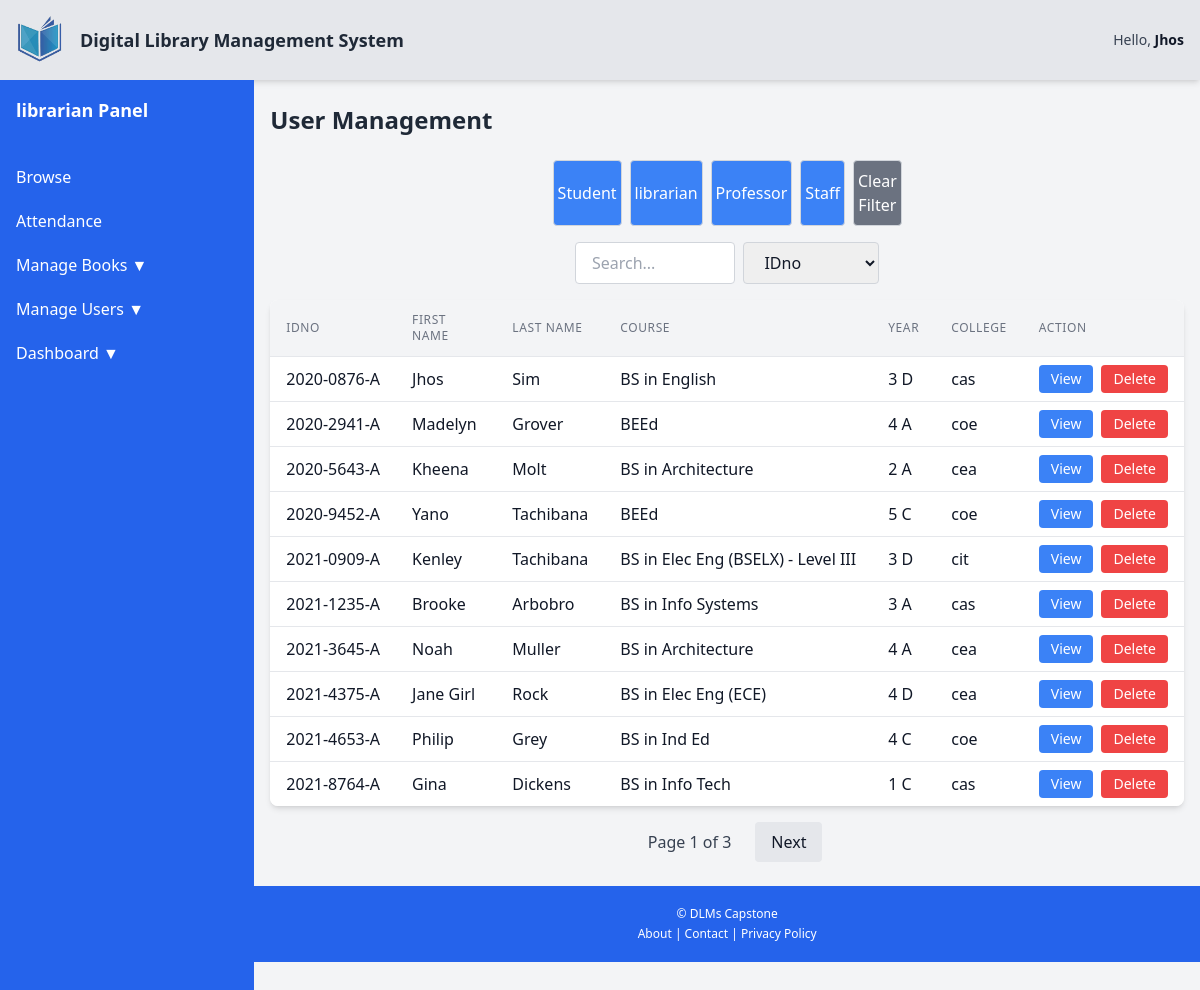
/dashboard/librarian/BrowseUser.php (signed in), run on the app's committed database.
### tables this page shows
CREATE TABLE `users_info` (
  `IDno` varchar(11) NOT NULL,
  `Fname` varchar(50) DEFAULT NULL,
  `Sname` varchar(50) DEFAULT NULL,
  `Mname` varchar(50) DEFAULT NULL,
  `Ename` varchar(50) DEFAULT NULL,
  `gender` varchar(10) DEFAULT NULL,
  `photo` varchar(255) DEFAULT NULL
);

CREATE TABLE `user_details` (
  `IDno` varchar(11) NOT NULL,
  `college` varchar(100) DEFAULT NULL,
  `course` varchar(100) DEFAULT NULL,
  `yrLVL` varchar(50) DEFAULT NULL,
  `A_LVL` varchar(11) DEFAULT NULL,
  `status` enum('active','inactive','restricted') DEFAULT NULL
);

### dashboard/config.php (called while the page is built, shortened)
<?php
$db_host = 'localhost';
$db_username = 'root';
$db_password = '';
$db_name = 'dlms';
$conn = mysqli_connect($db_host, $db_username, $db_password, $db_name);
$idno = isset($_SESSION['admin']) ? $_SESSION['admin']['IDno'] :
       (isset($_SESSION['student']) ? $_SESSION['student']['IDno'] : $_SESSION['librarian']['IDno']);
$query = "SELECT * FROM users_info WHERE IDno = ?";
$stmt = $conn->prepare($query);
$stmt->bind_param("s", $idno);
$stmt->execute();
$result = $stmt->get_result();
$userData = $result->fetch_assoc();
?>

### dashboard/librarian/include/TableOfUser.php (the view, shortened to what this page needs)
<?php
    $resultsPerPage = 10;
    $page = isset($_GET['page']) && is_numeric($_GET['page']) ? (int)$_GET['page'] : 1;
    $start = ($page - 1) * $resultsPerPage;
    $usersQuery = "
        SELECT users_info.IDno,
            users_info.Fname,
            users_info.Sname,
            user_details.course,
            user_details.college,
            user_details.yrLVL AS year,
            user_log.U_Type
        FROM users_info
        JOIN user_details ON users_info.IDno = user_details.IDno
        JOIN user_log ON users_info.IDno = user_log.IDno
        WHERE user_log.status = 'approved'";
    $usersQuery .= " LIMIT $start, $resultsPerPage";
    $usersResult = mysqli_query($conn, $usersQuery);
    $totalResults = mysqli_query($conn, "
        SELECT COUNT(*) AS total
        FROM users_info
        JOIN user_details ON users_info.IDno = user_details.IDno
        JOIN user_log ON users_info.IDno = user_log.IDno
        WHERE user_log.status = 'approved'");
    $totalRows = mysqli_fetch_assoc($totalResults)['total'];
    $totalPages = ceil($totalRows / $resultsPerPage);
?>
<div class="container mx-auto px-4 py-6">
    <h2 class="text-2xl font-semibold text-gray-800 mb-6">User Management</h2>
    <div class="flex justify-center items-center mb-4">
      <div class="flex space-x-2 w-full sm:w-1/2 lg:w-1/3 justify-center">
        <button id="studentFilter"
          class="px-1 py-2 border border-gray-300 rounded bg-blue-500 text-white">Student</button>
        <button id="librarianFilter" class="px-1 py-2 border border-gray-300 rounded bg-blue-500 text-white">librarian</button>
        <button id="professorFilter"
          class="px-1 py-2 border border-gray-300 rounded bg-blue-500 text-white">Professor</button>
        <button id="staffFilter" class="px-1 py-2 border border-gray-300 rounded bg-blue-500 text-white">Staff</button>
        <button id="clearFilter" class="px-1 py-2 border border-gray-300 rounded bg-gray-500 text-white">Clear
          Filter</button>
      </div>
    </div>
    <div class="flex justify-center items-center mb-4">
      <div class="flex space-x-2 w-full sm:w-1/2 lg:w-1/3 justify-center">
        <input type="text" id="searchInput" placeholder="Search..."
          class="border border-gray-300 rounded px-4 py-2 w-full">
        <select id="searchCategory" class="border border-gray-300 rounded px-4 py-2">
          <option value="IDno">IDno</option>
        </select>
      </div>
    </div>
    <div class="overflow-x-auto bg-white shadow-md rounded-lg">
      <table id="usersTable" class="min-w-full divide-y divide-gray-200">
        <thead class="bg-gray-100">
          <tr>
            <th class="px-4 py-3 text-left text-xs font-medium text-gray-500 uppercase tracking-wider">IDno</th>
            <th class="px-4 py-3 text-left text-xs font-medium text-gray-500 uppercase tracking-wider">First Name</th>
            <th class="px-4 py-3 text-left text-xs font-medium text-gray-500 uppercase tracking-wider">Last Name</th>
            <th class="px-4 py-3 text-left text-xs font-medium text-gray-500 uppercase tracking-wider">Course</th>
            <th class="px-4 py-3 text-left text-xs font-medium text-gray-500 uppercase tracking-wider">Year</th>
            <th class="px-4 py-3 text-left text-xs font-medium text-gray-500 uppercase tracking-wider">College</th>
            <th class="px-4 py-3 text-left text-xs font-medium text-gray-500 uppercase tracking-wider">Action</th>
          </tr>
        </thead>
        <tbody id="tableBody" class="bg-white divide-y divide-gray-200">
          <?php while ($row = mysqli_fetch_assoc($usersResult)): ?>
          <tr>
            <td class="px-4 py-2 whitespace-nowrap">
              <?php echo htmlspecialchars($row['IDno']); ?>
            </td>
            <td class="px-4 py-2 whitespace-nowrap">
              <?php echo htmlspecialchars($row['Fname']); ?>
            </td>
            <td class="px-4 py-2 whitespace-nowrap">
              <?php echo htmlspecialchars($row['Sname']); ?>
            </td>
            <td class="px-4 py-2 whitespace-nowrap">
              <?php echo htmlspecialchars($row['course']); ?>
            </td>
            <td class="px-4 py-2 whitespace-nowrap">
              <?php echo htmlspecialchars($row['year']); ?>
            </td>
            <td class="px-4 py-2 whitespace-nowrap">
              <?php echo htmlspecialchars($row['college']); ?>
            </td>
            <td class="px-4 py-2 whitespace-nowrap flex space-x-2">
              <a href="include/user_details.php?id=<?php echo htmlspecialchars($row['IDno']); ?>"
                class="bg-blue-500 text-white px-3 py-1 rounded text-sm">View</a>
              <button class="bg-red-500 text-white px-3 py-1 rounded text-sm"
                onclick="deleteUser('<?php echo htmlspecialchars($row['IDno']); ?>')">Delete</button>
            </td>
          </tr>
          <?php endwhile; ?>
        </tbody>
      </table>
    </div>
    <div class="flex justify-center items-center mt-4 space-x-2">
      <span class="px-4 py-2 text-gray-700">Page
        <?php echo $page; ?> of
        <?php echo $totalPages; ?>
      </span>
      <?php if ($page < $totalPages): ?>
      <a href="?page=<?php echo $page + 1; ?>" class="px-4 py-2 bg-gray-200 rounded">Next</a>
      <?php endif; ?>
    </div>
</div>

### dashboard/librarian/include/header.php
<div class="flex items-center justify-between bg-gray-200 p-4 shadow-md">
    <div class="flex items-center">
        <a href="#">
            <img src="../../Registration/pic/logo wu.png" alt="Logo" class="h-12 w-12 mr-4">
        </a>
        <strong class="text-lg font-semibold text-gray-800">
            Digital Library Management System
        </strong>
    </div>
    <div class="flex items-center space-x-4">
        <?php if ($userData): ?>
            <span class="text-sm text-gray-700 font-medium">Hello,
                <strong class="text-gray-900"><?php echo htmlspecialchars($userData['Fname']); ?></strong>
            </span>
        <?php else: ?>
            <span class="text-sm text-gray-700 font-medium">Hello, <strong class="text-gray-900">Guest</strong></span>
        <?php endif; ?>
    </div>
</div>

### data on the page
users_info: Fname "Jhos", IDno "2020-0876-A", Sname "Sim", user_details.course "BS in English", user_details.yrLVL "3 D", user_details.college "cas"
users_info: IDno "2020-2941-A", Fname "Madelyn", Sname "Grover", user_details.course "BEEd", user_details.yrLVL "4 A", user_details.college "coe"
users_info: IDno "2020-5643-A", Fname "Kheena", Sname "Molt", user_details.course "BS in Architecture", user_details.yrLVL "2 A", user_details.college "cea"
users_info: IDno "2020-9452-A", Fname "Yano", Sname "Tachibana", user_details.course "BEEd", user_details.yrLVL "5 C", user_details.college "coe"
users_info: IDno "2021-0909-A", Fname "Kenley", Sname "Tachibana", user_details.course "BS in Elec Eng (BSELX) - Level III", user_details.yrLVL "3 D", user_details.college "cit"
users_info: IDno "2021-1235-A", Fname "Brooke", Sname "Arbobro", user_details.course "BS in Info Systems", user_details.yrLVL "3 A", user_details.college "cas"
users_info: IDno "2021-3645-A", Fname "Noah", Sname "Muller", user_details.course "BS in Architecture", user_details.yrLVL "4 A", user_details.college "cea"
users_info: IDno "2021-4375-A", Fname "Jane Girl", Sname "Rock", user_details.course "BS in Elec Eng (ECE)", user_details.yrLVL "4 D", user_details.college "cea"
users_info: IDno "2021-4653-A", Fname "Philip", Sname "Grey", user_details.course "BS in Ind Ed", user_details.yrLVL "4 C", user_details.college "coe"
users_info: IDno "2021-8764-A", Fname "Gina", Sname "Dickens", user_details.course "BS in Info Tech", user_details.yrLVL "1 C", user_details.college "cas"

### other printed values
$page "1"
$totalPages "3"
